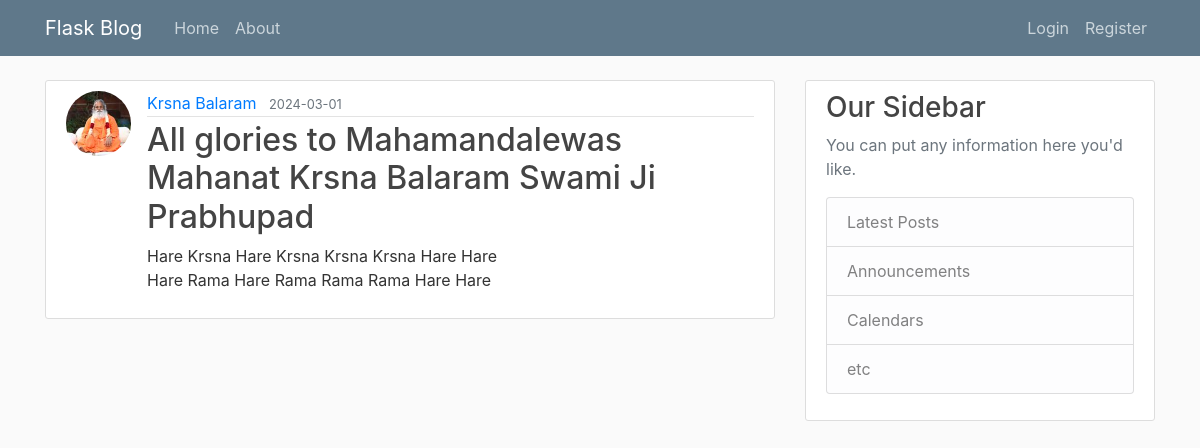
Screenshot of /post/2 with the database file from the repository.
### flaskblog/models.py (models this page shows, shortened)
class User(db.Model, UserMixin):
    id = db.Column(db.Integer, primary_key=True)
    username = db.Column(db.String(20), unique=True, nullable=False)
    email = db.Column(db.String(120), unique=True, nullable=False)
    image_file = db.Column(db.String(20), nullable=False, default='default.jpg')
    password = db.Column(db.String(60), nullable=False)
    posts = db.relationship('Post', backref='author', lazy=True)

class Post(db.Model):
    id = db.Column(db.Integer, primary_key=True)
    title = db.Column(db.String(100),nullable=False)
    date_posted = db.Column(db.DateTime, nullable=False, default=datetime.utcnow)
    content = db.Column(db.Text, nullable=False)
    user_id = db.Column(db.Integer, db.ForeignKey('user.id'), nullable=False)

### flaskblog/routes.py (the view)
@app.route("/post/<int:post_id>")
def post(post_id):
    post = Post.query.get_or_404(post_id)
    return render_template('post.html', title=post.title, post=post)

### flaskblog/templates/post.html (shortened to what this page needs)
{% extends "layout.html" %}
{% block content %}
  <article class="media content-section">
    <img class = "rounded-circle article-img" src = "{{ url_for('static', filename = 'profile_pics/' + post.author.image_file) }}">
    <div class="media-body">
      <div class="article-metadata">
        <a class="mr-2" href="#">{{ post.author.username }}</a>
        <small class="text-muted">{{ post.date_posted.strftime('%Y-%m-%d') }}</small>
      </div>
      <h2><a class="article-title" href="#">{{ post.title }}</a></h2>
      <p class="article-content">{{ post.content }}</p>
    </div>
  </article>
{% endblock content %}

### flaskblog/static/main.css (style rules this page uses)
body { background: #fafafa; color: #333333; margin-top: 5rem; }
h1, h2, h3, h4, h5, h6 { color: #444444; }
.content-section { background: #ffffff; padding: 10px 20px; border: 1px solid #dddddd; border-radius: 3px; margin-bottom: 20px; }
.article-title { color: #444444; }
.article-content { white-space: pre-line; }
.article-img { height: 65px; width: 65px; margin-right: 16px; }
.article-metadata { padding-bottom: 1px; margin-bottom: 4px; border-bottom: 1px solid #e3e3e3 }

### rows the page displays
User: image_file (picture), author.username "Krsna Balaram"
Post: date_posted "2024-03-01", title "All glories to Mahamandalewas Mahanat Krsna Balaram Swami Ji Prabhupad", content "Hare Krsna Hare Krsna Krsna Krsna Hare Hare Hare Rama Hare Rama Rama Rama Hare Hare"
